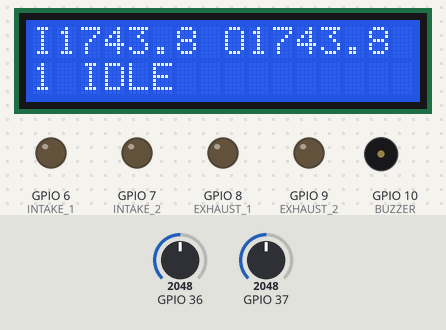
Recording of a sketch running on a simulated ESP32. Parts: 16×2 character LCD, output pins drawn as LEDs (lit = HIGH), buzzer (waves = sounding, pin HIGH). The inputs (shaded band) are chosen by the test bench; at power-on: GPIO 36 = 2048, GPIO 37 = 2048. What the sketch prints to the serial monitor is not drawn.

Above: at 1.2 s.
1.3 s: GPIO 36 set to 1231
At 3.9 s:
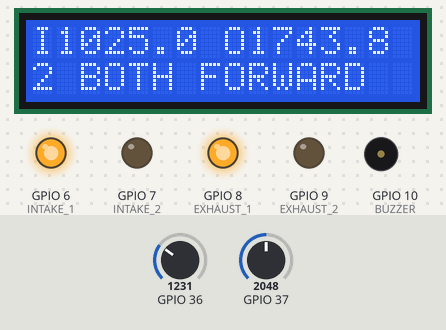
4.3 s: GPIO 36 set to 1139
At 7.0 s:
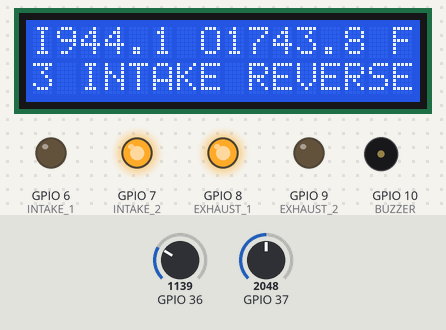
7.3 s: GPIO 37 set to 1236
At 9.7 s:
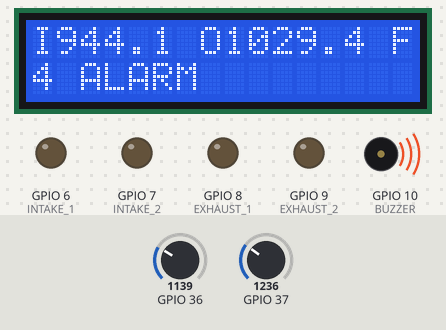
10.3 s: GPIO 37 set to 1173
At 10.9 s:
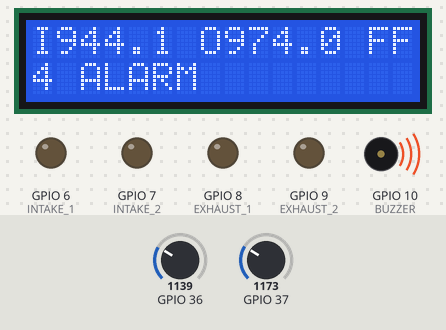
13.3 s: GPIO 37 set to 1228
At 14.4 s:
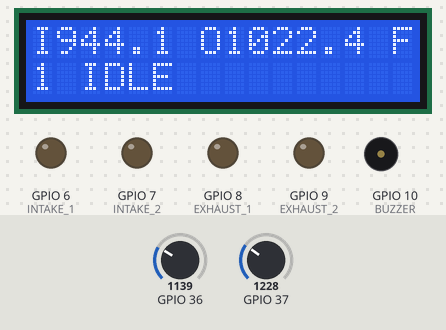
16.3 s: GPIO 36 set to 1228
At 19.0 s:
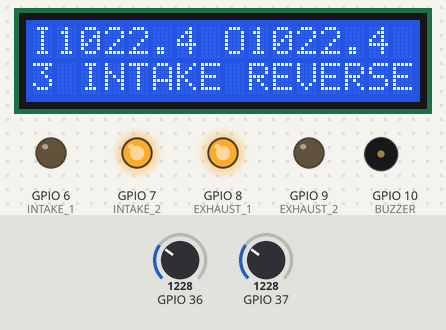
Timing chart, 0 to 25.5 s (numbered marks = the images above; inputs shaded):
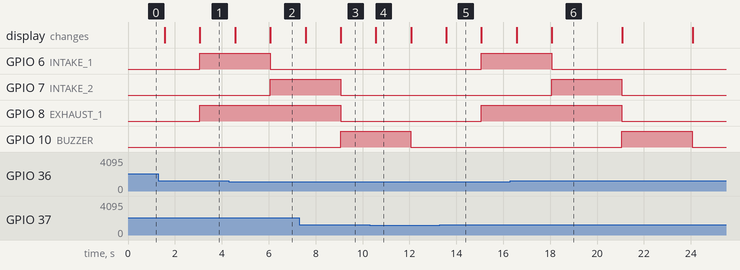

The sketch:

wiring_test.ino
```cpp
/*
  ESDL Project 1 - TINKERCAD WIRING TEST
  =======================================

  This is NOT the controller. It has no state machine and makes no decisions.
  Its only job is to prove every part is wired correctly, one at a time,
  before you load the real sketch (esdl_vent_tinkercad.ino).

  It walks through four phases, 3 seconds each, forever:

    1. IDLE         both motors stopped, buzzer off
    2. BOTH FWD     both motors spin the same direction
    3. INTAKE REV   motor 1 reverses, motor 2 keeps going
    4. ALARM        motors stopped, buzzer on

  While it does that, the top line shows both temperatures live.

  WHAT A PASS LOOKS LIKE
    - Line 1 shows two believable room temperatures (~70 F each)
    - Dragging a TMP36 slider changes the matching number, and only that one
    - Phase 2: both motors turn
    - Phase 3: motor 1 visibly reverses  <- proves both halves of the H-bridge
    - Phase 4: the piezo sounds

  If any of those fails, fix it here. Do not move on to the real sketch with
  a known-bad connection - you will end up debugging the control logic for a
  wiring fault.

  WIRING
    LCD   RS=12  E=11  D4=5  D5=4  D6=3  D7=2   (note: descending)
    TMP36 inside -> A0     TMP36 outside -> A1
    L293D IN1=6  IN2=7  IN3=8  IN4=9
    Piezo -> 10
*/

#include <LiquidCrystal.h>

LiquidCrystal lcd(12, 11, 5, 4, 3, 2);   // RS, E, D4, D5, D6, D7

const int TMP_INSIDE  = A0;
const int TMP_OUTSIDE = A1;
const int INTAKE_1 = 6, INTAKE_2 = 7;    // L293D IN1 / IN2
const int EXHAUST_1 = 8, EXHAUST_2 = 9;  // L293D IN3 / IN4
const int BUZZER = 10;

const unsigned long PHASE_MS = 3000;

int phase = 0;
unsigned long phaseStarted = 0;

// TMP36: 10 mV per degree C, 500 mV offset at 0 C.
float readTempF(int pin) {
  float volts = analogRead(pin) * (5.0 / 1023.0);
  float celsius = (volts - 0.5) * 100.0;
  return celsius * 9.0 / 5.0 + 32.0;
}

void motor(int pinA, int pinB, int dir) {   // 1 = forward, -1 = reverse, 0 = stop
  digitalWrite(pinA, dir > 0 ? HIGH : LOW);
  digitalWrite(pinB, dir < 0 ? HIGH : LOW);
}

void setup() {
  Serial.begin(9600);
  lcd.begin(16, 2);

  pinMode(INTAKE_1, OUTPUT);
  pinMode(INTAKE_2, OUTPUT);
  pinMode(EXHAUST_1, OUTPUT);
  pinMode(EXHAUST_2, OUTPUT);
  pinMode(BUZZER, OUTPUT);

  lcd.setCursor(0, 0);
  lcd.print("ESDL VENT");
  lcd.setCursor(0, 1);
  lcd.print("WIRING TEST");
  Serial.println("ESDL Project 1 - wiring test");
  phaseStarted = millis();
}

void loop() {
  unsigned long now = millis();

  // Advance the phase without delay(), same non-blocking style as the
  // real firmware.
  if (now - phaseStarted >= PHASE_MS) {
    phase = (phase + 1) % 4;
    phaseStarted = now;

    switch (phase) {
      case 0:                                   // IDLE
        motor(INTAKE_1, INTAKE_2, 0);
        motor(EXHAUST_1, EXHAUST_2, 0);
        digitalWrite(BUZZER, LOW);
        break;
      case 1:                                   // BOTH FORWARD
        motor(INTAKE_1, INTAKE_2, 1);
        motor(EXHAUST_1, EXHAUST_2, 1);
        break;
      case 2:                                   // INTAKE REVERSED
        motor(INTAKE_1, INTAKE_2, -1);
        motor(EXHAUST_1, EXHAUST_2, 1);
        break;
      case 3:                                   // ALARM
        motor(INTAKE_1, INTAKE_2, 0);
        motor(EXHAUST_1, EXHAUST_2, 0);
        digitalWrite(BUZZER, HIGH);
        break;
    }
    Serial.print("phase ");
    Serial.println(phase);
  }

  // Refresh the display twice a second.
  static unsigned long dueLcd = 0;
  if (now >= dueLcd) {
    dueLcd = now + 500;

    char a[8], b[8], line[17];
    dtostrf(readTempF(TMP_INSIDE), 5, 1, a);
    dtostrf(readTempF(TMP_OUTSIDE), 5, 1, b);
    sprintf(line, "I%s O%s F", a, b);
    lcd.setCursor(0, 0);
    lcd.print(line);

    const char* names[] = {"1 IDLE          ",
                           "2 BOTH FORWARD  ",
                           "3 INTAKE REVERSE",
                           "4 ALARM         "};
    lcd.setCursor(0, 1);
    lcd.print(names[phase]);

    Serial.print(line);
    Serial.print("  ");
    Serial.println(names[phase]);
  }
}
```

Measured:
- the behaviour switches between 1203 and 1202 on GPIO 36 (found by bisection; images 1 and 2)
- the behaviour switches between 1203 and 1202 on GPIO 37 (found by bisection; images 3 and 4)
- after the input at 1.3 s, the display: first changes after 0.27 s (image 1 shows a later state)
- after the input at 4.3 s, the display: first changes after 0.27 s (image 2 shows a later state)
- after the input at 7.3 s, the display: first changes after 0.27 s (image 3 shows a later state)
- after the input at 10.3 s, the display: changes after 0.27 s (image 4)
- after the input at 13.3 s, the display: changes after 0.27 s (image 5)
- after the input at 16.3 s, the display: first changes after 0.27 s (image 6 shows a later state)
